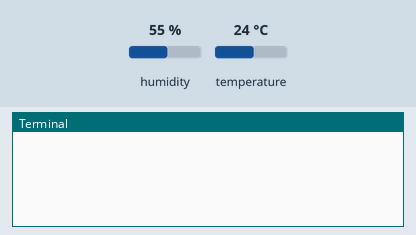
Bench run of a program on a simulated Raspberry Pi (BCM pin numbers). Shown: the last lines printed to the terminal. The test bench sets the inputs (shaded band); at power-on: humidity 55 %, temperature 24 °C. The clock reads 2024-03-15 10:24:30 at power-on unless the program sets it; random numbers come from a fixed seed; web requests get an empty 200 reply after 0.4 s.

Above: at 1.2 s.
1.3 s: humidity set to 22 %
At 2.6 s:
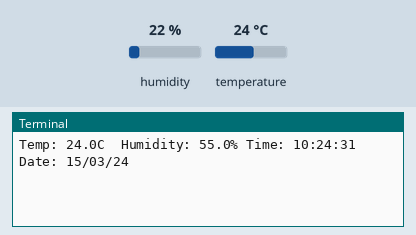
3.3 s: temperature set to 12 °C
At 5.1 s:
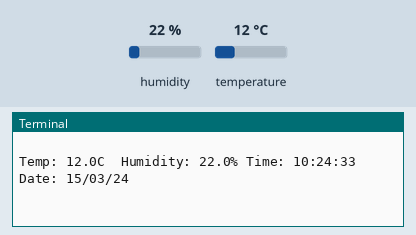
5.3 s: humidity set to 40 %
At 6.4 s:
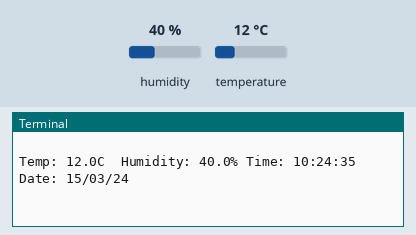
Timing chart, 0 to 8.3 s (numbered marks = the images above; inputs shaded):
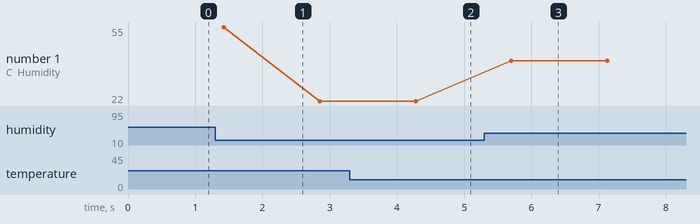

Measured:
- after the input at 3.3 s, the terminal: prints a new line after 0.98 s (image 2)
- after the input at 5.3 s, the terminal: prints a new line after 0.40 s (image 3)
- plotted number 1: 22 → 40 after the input at 5.3 s

The program:

send_data.py
```python
#!/usr/bin/python
import sys
import Adafruit_DHT
import requests
import time
import datetime
import json
import random

url = 'http://192.168.1.189:3000/data'
#url = 'http://192.168.1.40:3000/data'
#url = 'http://192.168.1.35:3000/data'
datas = {}
datas['tempHumid'] = []
while True:
    time.sleep(.5)
    humidity, temperature = Adafruit_DHT.read_retry(11, 4)
    now = datetime.datetime.now()
    curtime = now.strftime("%X")
    curdate = now.strftime("%d/%m/%y")

    query = {
        "temperature" : temperature,
        "humidity": humidity,
        "time": curtime,
	"date": curdate
    }

    output = 'Temp: {0:0.1f}C  Humidity: {1:0.1f}% Time: {2} Date: {3}'.format(temperature, humidity, curtime, curdate)
    try:
	res = requests.post(url, json=query)
	if len(datas['tempHumid']) > 0:
		fileName = "data" + str(len(datas['tempHumid'])) + "_" + str(random.randint(1,100)) + ".txt"
		with open(fileName, "w+") as outfile:
			print("Connection established: Saving " +  str(len(datas['tempHumid'])) + " data to file.")
			print("Data saved in " + fileName)
			json.dump(datas, outfile)
			datas.clear()
			datas['tempHumid'] = []
	else :
	        print(output)
	        print(res.text)
    except requests.exceptions.RequestException:
        datas['tempHumid'].append(query)
	print(output)
	print("Connection error: Data saved in dictionary.")
```
